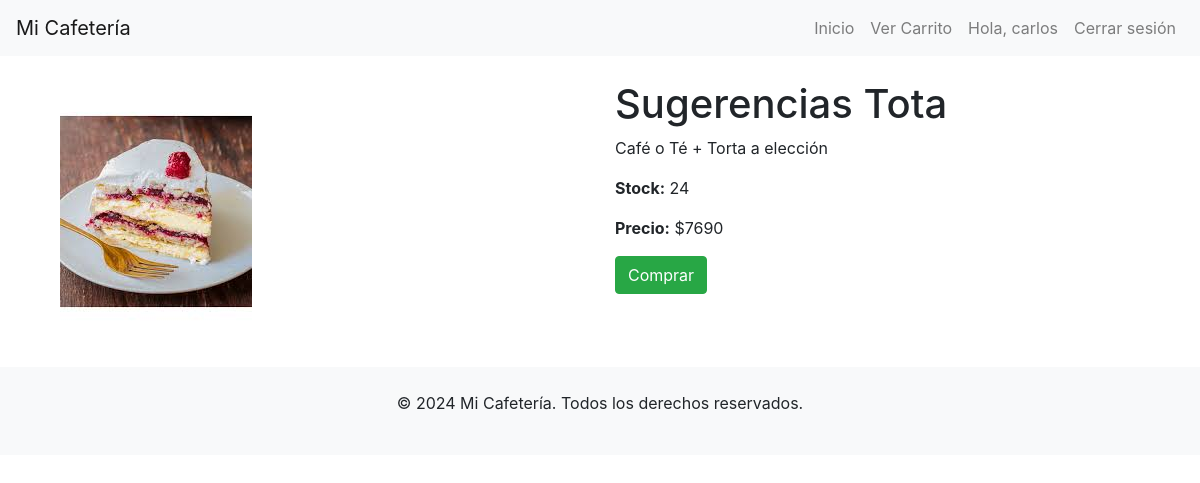
Page /producto/2/ (signed in) on the committed database.
### inventario/models.py (models this page shows, shortened)
class CustomUser(AbstractUser):
    USER_TYPE_CHOICES = (
        ('cliente', 'Cliente'),
        ('administrador', 'Administrador'),
        ('bodeguero', 'Bodeguero'),
    )
    user_type = models.CharField(max_length=15, choices=USER_TYPE_CHOICES, default='cliente')

class Producto(models.Model):
    nombre = models.CharField(max_length=100)
    descripcion = models.TextField()
    foto = models.ImageField(upload_to='productos/')
    precio = models.DecimalField(max_digits=10, decimal_places=0)
    cantidad = models.DecimalField(max_digits=10, decimal_places=0)
    categoria = models.ForeignKey(Categoria, on_delete=models.CASCADE)

### inventario/views.py (the view)
# urls.py: path('producto/<int:id>/', login_required(ver_producto), name='ver_producto'),
@login_required
def ver_producto(request, id):
    producto = get_object_or_404(Producto, id=id)
    return render(request, 'ver_producto.html', {'producto': producto})

### inventario/templates/ver_producto.html (shortened to what this page needs)
{% extends 'base.html' %}
{% block content %}
<div class="container mt-4">
    <div class="row">
        <div class="col-md-6">
            <img src="{{ producto.foto.url }}" class="img-fluid" alt="{{ producto.nombre }}">
        </div>
        <div class="col-md-6">
            <h1>{{ producto.nombre }}</h1>
            <p>{{ producto.descripcion }}</p>
            <p><strong>Stock:</strong> {{ producto.cantidad }}</p>
            <p><strong>Precio:</strong> ${{ producto.precio }}</p>
            <a href="{% url 'agregar_al_carrito' producto.id %}" class="btn btn-success">Comprar</a>
        </div>
    </div>
</div>
{% endblock %}

### inventario/templates/base.html (shortened to what this page needs)
<!DOCTYPE html>
<html lang="en">
<head>
    <link rel="stylesheet" href="https://stackpath.bootstrapcdn.com/bootstrap/4.5.2/css/bootstrap.min.css">
    {% load static %}
    <link rel="stylesheet" href="{% static 'css/styles.css' %}">
</head>
<body>
    <header>
        <nav class="navbar navbar-expand-lg navbar-light bg-light">
            <a class="navbar-brand" href="{% url 'home' %}">Mi Cafetería</a>
            <div class="collapse navbar-collapse" id="navbarNav">
                <ul class="navbar-nav ml-auto">
                    <li class="nav-item"><a class="nav-link" href="{% url 'home' %}">Inicio</a></li>
                    <li class="nav-item"><a class="nav-link" href="{% url 'ver_carrito' %}">Ver Carrito</a></li>
                    {% if user.is_authenticated %}
                        <li class="nav-item"><a class="nav-link" href="{% url 'info' %}">Hola, {{ user.username }}</a></li>
                        <li class="nav-item"><a class="nav-link" href="{% url 'logout' %}">Cerrar sesión</a></li>
                    {% else %}
                        <li class="nav-item"><a class="nav-link" href="{% url 'login' %}">Login</a></li>
                        <li class="nav-item"><a class="nav-link" href="{% url 'register' %}">Registro</a></li>
                    {% endif %}
                </ul>
            </div>
        </nav>
    </header>
    <main class="container mt-4">
        {% block content %}
        {% endblock %}
    </main>
    <footer class="bg-light text-center py-4 mt-4">
        <p>&copy; 2024 Mi Cafetería. Todos los derechos reservados.</p>
    </footer>
</body>
</html>

### rows in the picture
CustomUser: username "carlos"
Producto: foto (picture), nombre "Sugerencias Tota", descripcion "Café o Té + Torta a elección", cantidad "24", precio "7690"
